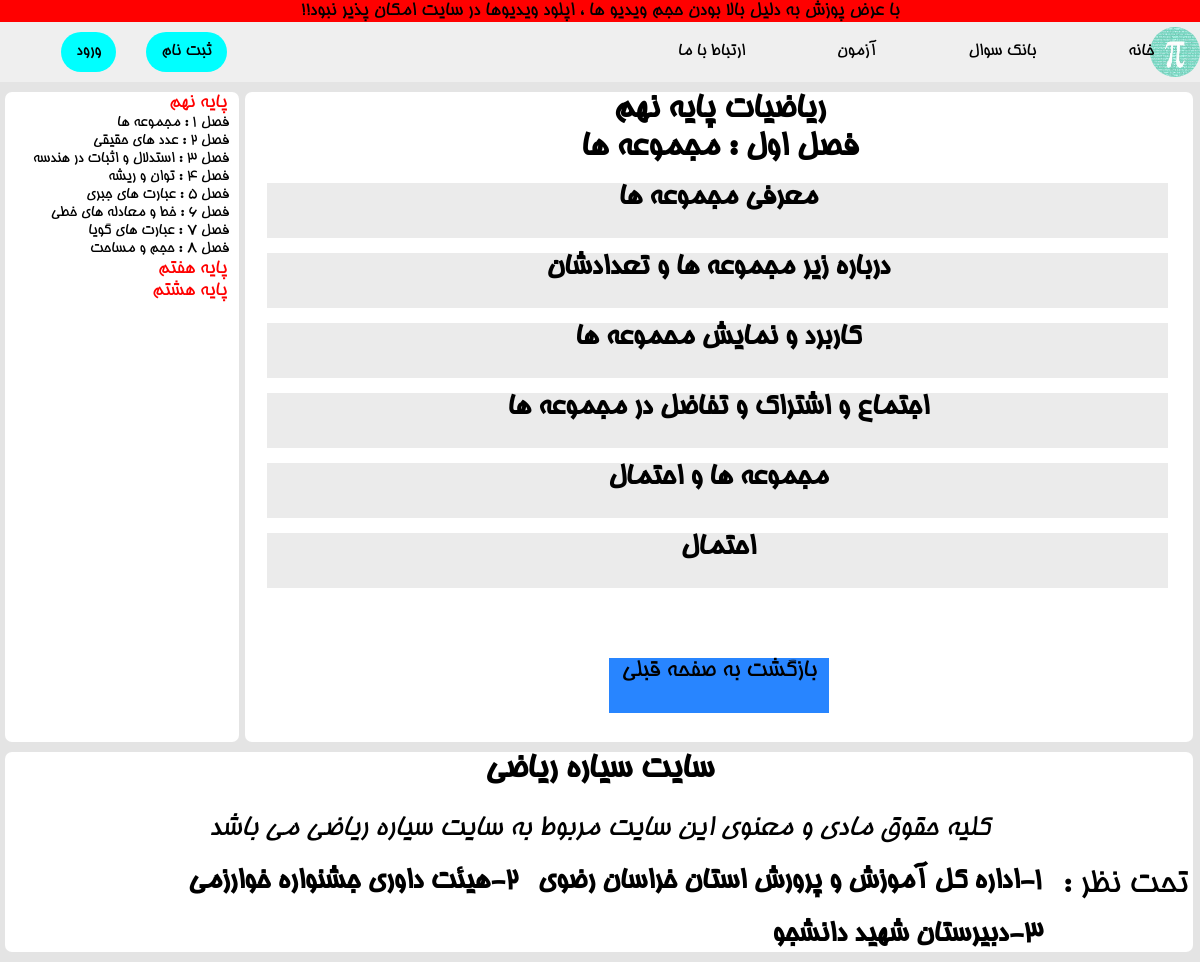
Page /paye9/season1/ on the committed database.
### project/models.py (models this page shows, shortened)
class Lessons(models.Model):
    STATUS_CHOICES = (
        ('paye7_season1' , 'paye7_season1'),
        ('paye7_season2' , 'paye7_season2'),
        ('paye7_season3' , 'paye7_season3'),
        ('paye7_season4' , 'paye7_season4'),
        ('paye7_season5' , 'paye7_season5'),
        ('paye7_season6' , 'paye7_season6'),
        ('paye7_season7' , 'paye7_season7'),
        ('paye7_season8' , 'paye7_season8'),
        ('paye7_season9' , 'paye7_season9'),
        ('paye8_season1' , 'paye8_season1'),
        ('paye8_season2' , 'paye8_season2'),
        ('paye8_season3' , 'paye8_season3'),
        ('paye8_season4' , 'paye8_season4'),
        ('paye8_season5' , 'paye8_season5'),
        ('paye8_season6' , 'paye8_season6'),
        ('paye8_season7' , 'paye8_season7'),
        ('paye8_season8' , 'paye8_season8'),
        ('paye8_season9' , 'paye8_season9'),
        ('paye9_season1' , 'paye9_season1'),
        ('paye9_season2' , 'paye9_season2'),
        ('paye9_season3' , 'paye9_season3'),
        ('paye9_season4' , 'paye9_season4'),
        ('paye9_season5' , 'paye9_season5'),
        ('paye9_season6' , 'paye9_season6'),
        ('paye9_season7' , 'paye9_season7'),
        ('paye9_season8' , 'paye9_season8'),
    )
    title = models.CharField(max_length=100)
    paye = models.CharField(max_length=50)
    lesson = models.CharField(max_length=50)
    video = models.FileField(upload_to='video/%y')
    slug = models.SlugField(max_length=50)
    status = models.CharField(max_length=50 , choices=STATUS_CHOICES)

### project/views.py (the view)
# urls.py: path('paye9/season1/' , views.Paye9_season1 , name='paye9_season1'),
def Paye9_season1(request):
    lessons = Lessons.objects.filter(status='paye9_season1')
    return render(request , "Seasons/Paye9/season1.html" , {'lesson' : lessons})

### project/templates/Seasons/Paye9/season1.html (shortened to what this page needs)
{% load static %}
<!DOCTYPE html>
<html lang="en" dir="rtl">
<head>
</head>
<body>
{% include 'includes/header.html' %}
{% include 'includes/navbars/paye9.html' %}
    <article>
        <h1>ریاضیات پایه نهم<br>فصل اول : مجموعه ها</h1>
        {% for lessons in lesson %}
        <a href="{% url 'urls:lessons' lessons.slug %}">
            <div class="div-lesson">
                <h2>{{lessons.lesson}}</h2>
            </div>
        </a>
        {% endfor %}
        <a href="{% url 'urls:paye9' %}">
            <div class="div-back">بازگشت به صفحه قبلی</div>
         </a>
            </article>
    {% include 'includes/footer.html' %}
</body>
</html>

### project/static/style/style.css (style rules this page uses)
* { margin: 0; padding: 0; box-sizing: border-box; text-decoration: none; list-style: none; }
html a { color: black; }
article { height: 650px; width: 99%; background-color: white; margin-right: 7px; margin-top: 10px; margin-bottom: 10px; border-radius: 7px; }
h2 { text-align: center; }

### project/static/style/Seasons/style9.css (style rules this page uses)
body { background-color:rgb(228, 228, 228); }
* { margin: 0; padding: 0; box-sizing: border-box; text-decoration: none; list-style: none; }
html a { color: black; }
article { height: 650px; width: 79%; background-color: white; margin-right: 7px; margin-top: 10px; margin-bottom: 10px; border-radius: 7px; }
h1 { text-align: center; font-size: 35px; }
.div-lesson { width: 95%; height: 55px; background-color: #ebebeb; margin-right: 25px; margin-top: 15px; transition: all 0.5s; }
h2 { text-align: center; font-size: 30px; width: 100%; height: 55px; transition: all 0.5a; }
.div-back { background-color: rgb(40, 133, 255); margin-left: auto; margin-right:auto; margin-top: 70px; width: 220px; height: 55px; text-align: center; font-size: 25px; transition: all 0.6s; }

### rows in the picture
Lessons: lesson "معرفی مجموعه ها"
Lessons: lesson "درباره زیر مجموعه ها و تعدادشان"
Lessons: lesson "کاربرد و نمایش محموعه ها"
Lessons: lesson "اجتماع و اشتراک و تفاضل در مجموعه ها"
Lessons: lesson "مجموعه ها و احتمال"
Lessons: lesson "احتمال"
